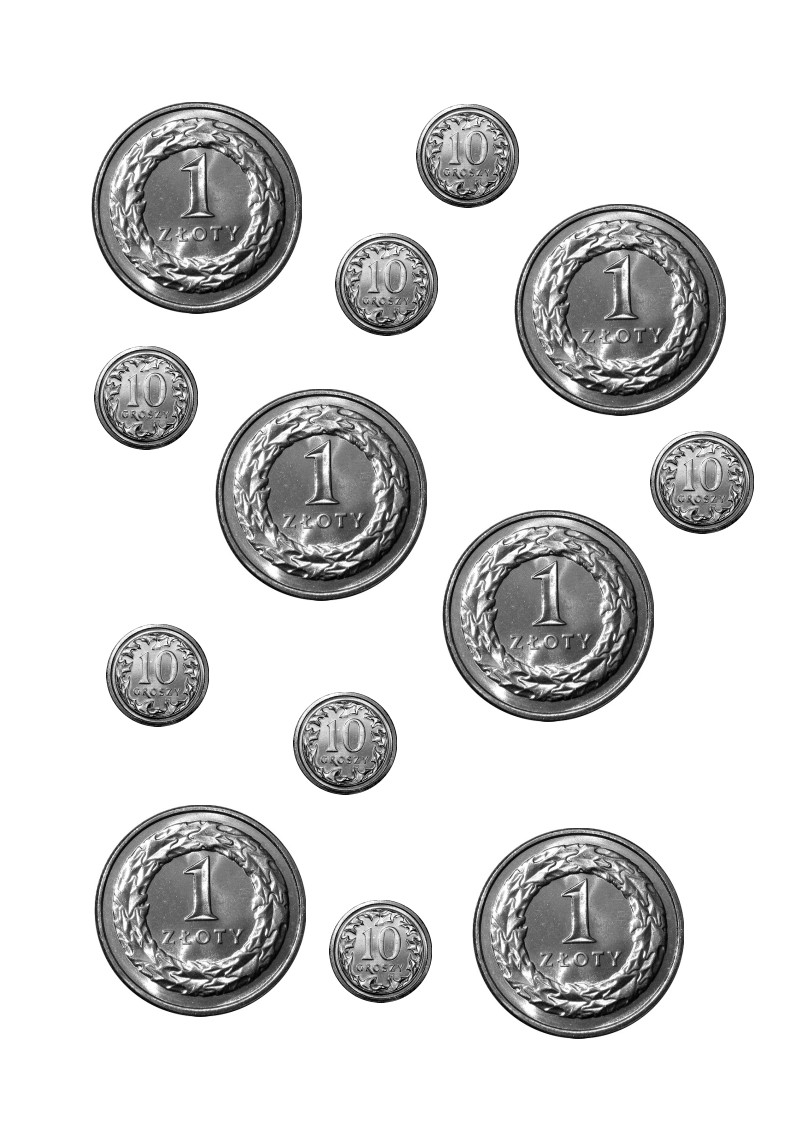
#> input picture Lab_5/coins.jpg, 794 x 1123 px
$ python Zad_6.py
#> lines starting #> are read from the running program, lines starting #| are printed output that depends on the picture; after the words box and inside, x2 and y2 are one past the last pixel; in counts of white or black regions, pixels touching at a corner belong together
'''
Policz automatycznie jaka kwota znajduje się na obrazie coins.jpg.
Sumę monet wyświetl w terminalu z dokładnością do 2 miejsc po przecinku, wykorzystując f-string.
'''
import cv2
import numpy as np
from matplotlib import pyplot as plt

img = cv2.imread('coins.jpg') #6,70zł
#> img is the input picture: shape (1123, 794, 3); min 0, max 255, mean 215.2
img = cv2.resize(img, (0, 0), fx=0.7, fy=0.7)
#> img: shape (786, 556, 3)
kwota = 0
th1 = 180
th2 = 220
edges = cv2.Canny(img, th1, th2)
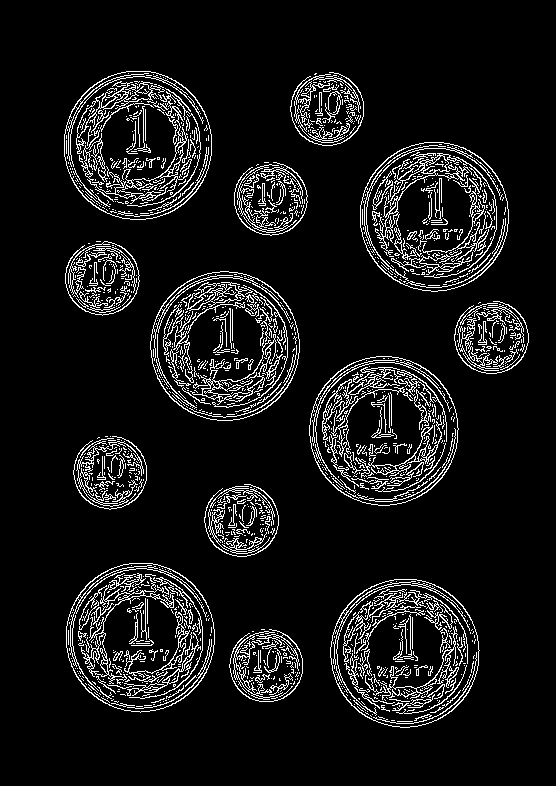
#> edges: shape (786, 556); 8.9% white in thin lines or dots, all inside (x1, y1, x2, y2) = (64, 71, 529, 728)

cv2.namedWindow('Image')
circles = cv2.HoughCircles(edges, cv2.HOUGH_GRADIENT, 1, 50, param1=90, param2=40, minRadius=20, maxRadius=100)
#> circles = 13 rows, first 8: [383.5, 431.5, 74.2], [433.5, 217.5, 74.6], [223.5, 347.5, 73.2], [140.5, 636.5, 67.2], [138.5, 145.5, 74.1], [400.5, 651.5, 71.5], [265.5, 665.5, 37.7], [100.5, 278.5, 36.9]
circles = np.uint16(np.around(circles))
#> circles = 13 rows, first 8: [384, 432, 74], [434, 218, 75], [224, 348, 73], [140, 636, 67], [138, 146, 74], [400, 652, 72], [266, 666, 38], [100, 278, 37]

for i in circles[0, :]:
    cv2.circle(img, (i[0], i[1]), i[2], (0, 255, 0), 2)
    cv2.circle(img, (i[0], i[1]), 2, (255, 0, 0), 3)
    if i[2] > 50:
        kwota += 100
    else:
        kwota += 10
#> this loop made 13 passes
#> (i, kwota) on passes 1 to 12: ([384, 432, 74], 100), ([434, 218, 75], 200), ([224, 348, 73], 300), ([140, 636, 67], 400), ([138, 146, 74], 500), ([400, 652, 72], 600), ([266, 666, 38], 610), ([100, 278, 37], 620), ([242, 520, 35], 630), ([490, 338, 36], 640), ([328, 108, 37], 650), ([110, 472, 35], 660)
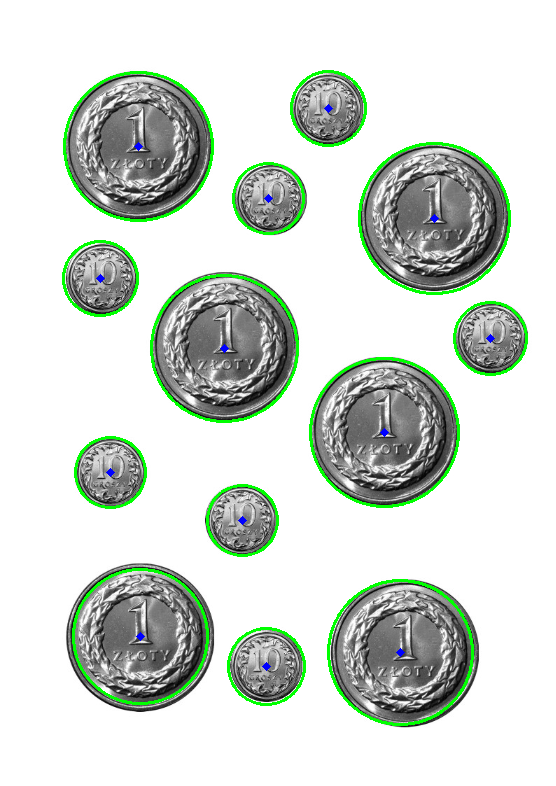
#> img: shape (786, 556, 3); mean B, G, R 210.5, 217.7, 210.1
#> after the loop, kwota = 670

kwota /= 100
#> kwota = 6.7
np.round(kwota, 2)
print(f'Wykryta kwota: {kwota} zł')
#| Wykryta kwota: 6.7 zł
while True:
    cv2.imshow('Image', img)
    if cv2.waitKey(10) == ord('q'):
#> (key q is pressed here)
        break

$ run again, with Lab_5/fruit.jpg copied over Lab_5/coins.jpg
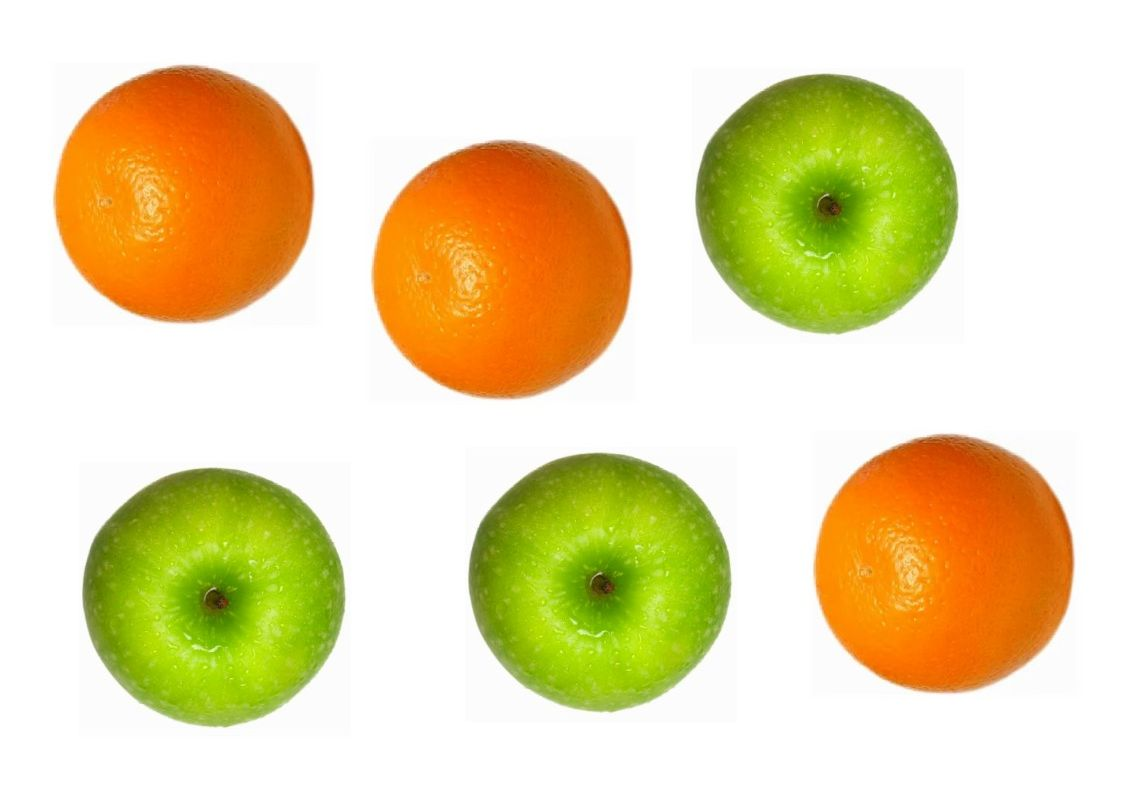
#> input picture Lab_5/fruit.jpg, 1123 x 794 px
#> img is the input picture: shape (794, 1123, 3); mean B, G, R 169.2, 217.2, 231
#> `edges = cv2.Canny(img, th1, th2)`:
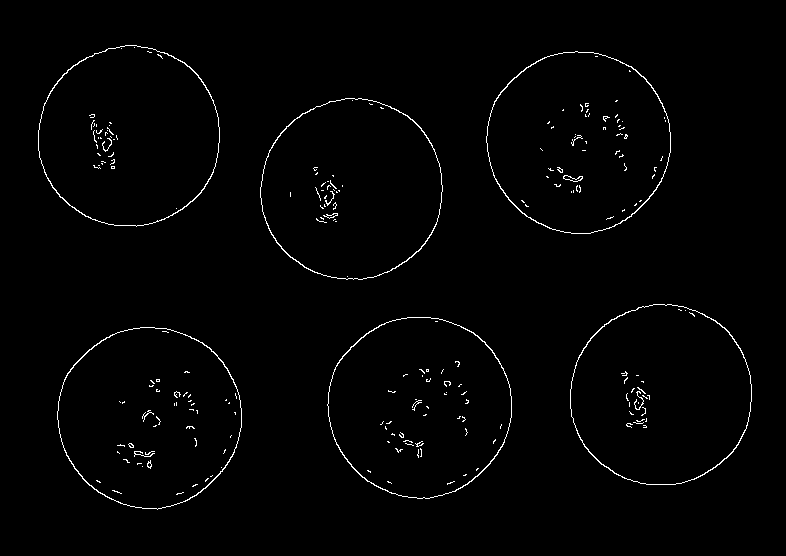
#> edges: shape (556, 786); 1.3% white in thin lines or dots, all inside (x1, y1, x2, y2) = (38, 45, 752, 510)
#> `circles = cv2.HoughCircles(edges, cv2.HOUGH_GRADIENT, 1, 50, param1=90..`: circles = [[419.5, 410.5, 92.3], [576.5, 146.5, 94.2]]
#> `circles = np.uint16(np.around(circles))`: circles = [[420, 410, 92], [576, 146, 94]]
#> the loop `for i in circles[0, :]:` made 2 passes
#> (i, kwota) on passes 1 to 2: ([420, 410, 92], 100), ([576, 146, 94], 200)
#> after the loop `for i in circles[0, :]:`:
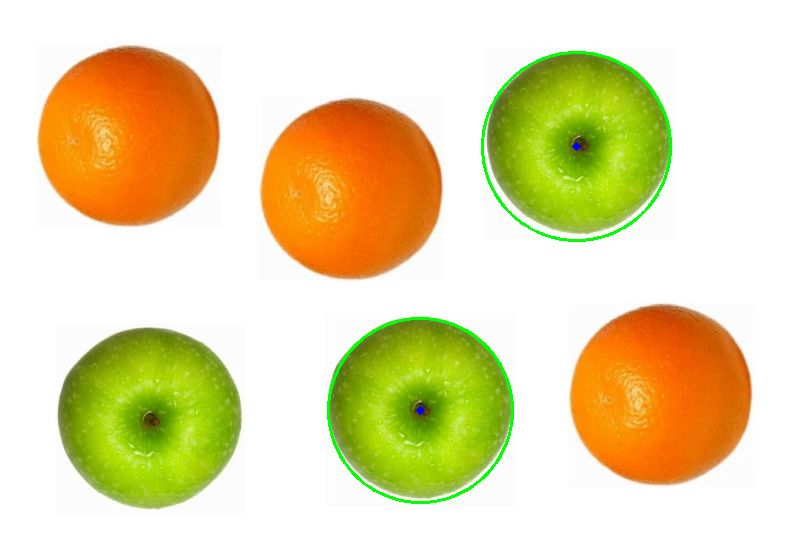
#> img: shape (556, 786, 3); mean B, G, R 167.7, 217.4, 229.3
#> after the loop `for i in circles[0, :]:`: kwota = 200
#> `kwota /= 100`: kwota = 2
#| Wykryta kwota: 2.0 zł
